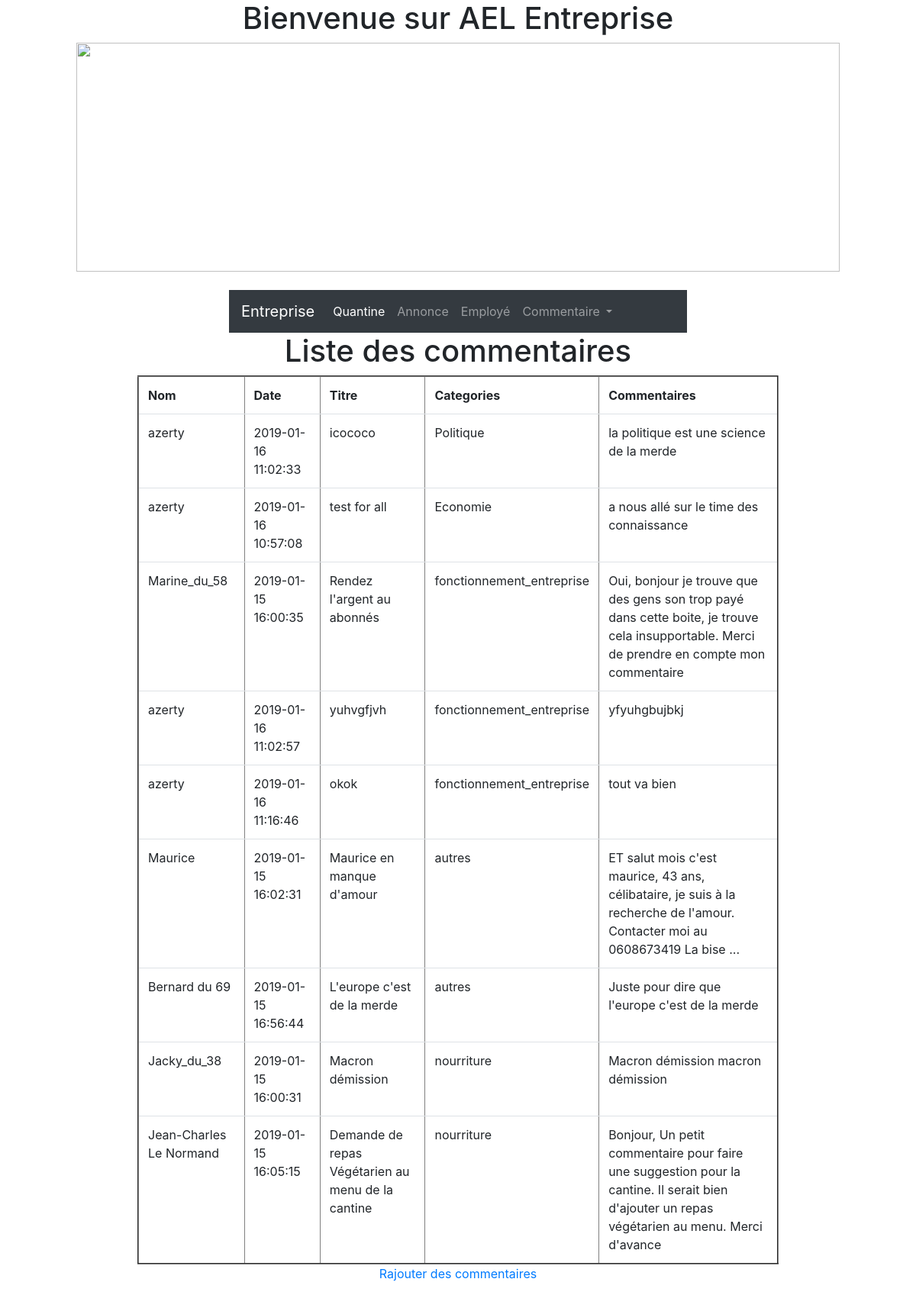
The page /comment.php on the database its author committed.
### tables this page shows
CREATE TABLE `comment` (
  `id` int(11) NOT NULL,
  `pseudo` varchar(30) NOT NULL,
  `date` datetime NOT NULL DEFAULT CURRENT_TIMESTAMP,
  `commentaire` text NOT NULL,
  `titre` varchar(100) NOT NULL,
  `categories_id` int(11) NOT NULL
);

CREATE TABLE `categories` (
  `id` int(11) NOT NULL,
  `nom` varchar(30) NOT NULL
);

### comment.php (the view, shortened to what this page needs)
<?php
include("menu.php");
try {
    $bd = new PDO('mysql:host=localhost;dbname=entreprise;charset=utf8', 'root', '');
} catch (Exception $e) {
    die('Erreur de ta faute '.$e->getMessage());
}
$result = $bd->query('SELECT co.pseudo, co.date,
    co.commentaire, co.titre, c.nom
    FROM comment co INNER JOIN categories c
    ON co.categories_id = c.id');
?>
<h1 class="center">Liste des commentaires</h1>
<table class="table" border="2" style="margin: auto;width: 70%">
    <tr>
        <th>Nom</th>
        <th>Date</th>
        <th>Titre</th>
        <th>Categories</th>
        <th>Commentaires</th>
    </tr>
    <?php
        while ($recup = $result->fetch()) {
            echo "<tr><td>".$recup['pseudo']."</td><td>".$recup['date']."</td><td>".$recup['titre']."</td><td>".$recup['nom']."</td><td>".$recup['commentaire']."</td></tr>";
        }
    ?>
</table>
<p class="center">
<a href="newcomment.php">Rajouter des commentaires</a></p>

### menu.php (shortened to what this page needs)
<!DOCTYPE html>
<html lang="en">
<head>
    <link rel="stylesheet" href="https://stackpath.bootstrapcdn.com/bootstrap/4.1.3/css/bootstrap.min.css">
    <link rel="stylesheet" type="text/css" href="style.css">
</head>
<body>
<div style="text-align: center;">
		<h1>Bienvenue sur AEL Entreprise</h1>
  		<img  src="https://techguru.fr/wp-content/uploads/sites/7/2018/07/SurfaceHome_1_HeroImage_4_Device_V1.png.jpg" width="1000px" height="300px">
  </div>
  <br/>
<nav class="navbar navbar-expand-lg navbar-dark bg-dark" style="margin: auto; width: 50%">
  <a class="navbar-brand" href="#">Entreprise</a>
  <div class="collapse navbar-collapse" id="navbarNavDropdown">
    <ul class="navbar-nav">
      <li class="nav-item active">
        <a class="nav-link" href="#">Quantine <span class="sr-only">(current)</span></a>
      </li>
      <li class="nav-item">
        <a class="nav-link" href="#">Annonce </a>
      </li>
      <li class="nav-item">
        <a class="nav-link" href="listeemployes.php">Employé </a>
      </li>
      <li class="nav-item dropdown">
        <a class="nav-link dropdown-toggle" href="#" id="navbarDropdownMenuLink" data-toggle="dropdown" aria-haspopup="true" aria-expanded="false">
          Commentaire
        </a>
      </li>
    </ul>
  </div>
</nav>
</body>
</html>

### style.css (style rules this page uses)
.navbar { background-color: #e3f2fd; }
.center { text-align: center; }

### rows shown on the page
comment: pseudo "azerty", date "2019-01-16 11:02:33", titre "icococo", categories.nom "Politique", commentaire "la politique est une science de la merde"
comment: pseudo "azerty", date "2019-01-16 10:57:08", titre "test for all", categories.nom "Economie", commentaire "a nous allé sur le time des connaissance"
comment: pseudo "Marine_du_58", date "2019-01-15 16:00:35", titre "Rendez l'argent au abonnés", categories.nom "fonctionnement_entreprise", commentaire "Oui, bonjour je trouve que des gens son trop payé dans cette boite, je trouve cela insupportable. Merci de prendre en compte mon commentaire"
comment: pseudo "azerty", date "2019-01-16 11:02:57", titre "yuhvgfjvh", categories.nom "fonctionnement_entreprise", commentaire "yfyuhgbujbkj"
comment: pseudo "azerty", date "2019-01-16 11:16:46", titre "okok", categories.nom "fonctionnement_entreprise", commentaire "tout va bien"
comment: pseudo "Maurice", date "2019-01-15 16:02:31", titre "Maurice en manque d'amour", categories.nom "autres", commentaire "ET salut mois c'est maurice, 43 ans, célibataire, je suis à la recherche de l'amour. Contacter moi au 0608673419 La bise ..."
comment: pseudo "Bernard du 69", date "2019-01-15 16:56:44", titre "L'europe c'est de la merde", categories.nom "autres", commentaire "Juste pour dire que l'europe c'est de la merde"
comment: pseudo "Jacky_du_38", date "2019-01-15 16:00:31", titre "Macron démission", categories.nom "nourriture", commentaire "Macron démission macron démission"
comment: pseudo "Jean-Charles Le Normand", date "2019-01-15 16:05:15", titre "Demande de repas Végétarien au menu de la cantine", categories.nom "nourriture", commentaire "Bonjour, Un petit commentaire pour faire une suggestion pour la cantine. Il serait bien d'ajouter un repas végétarien au menu. Merci d'avance"
